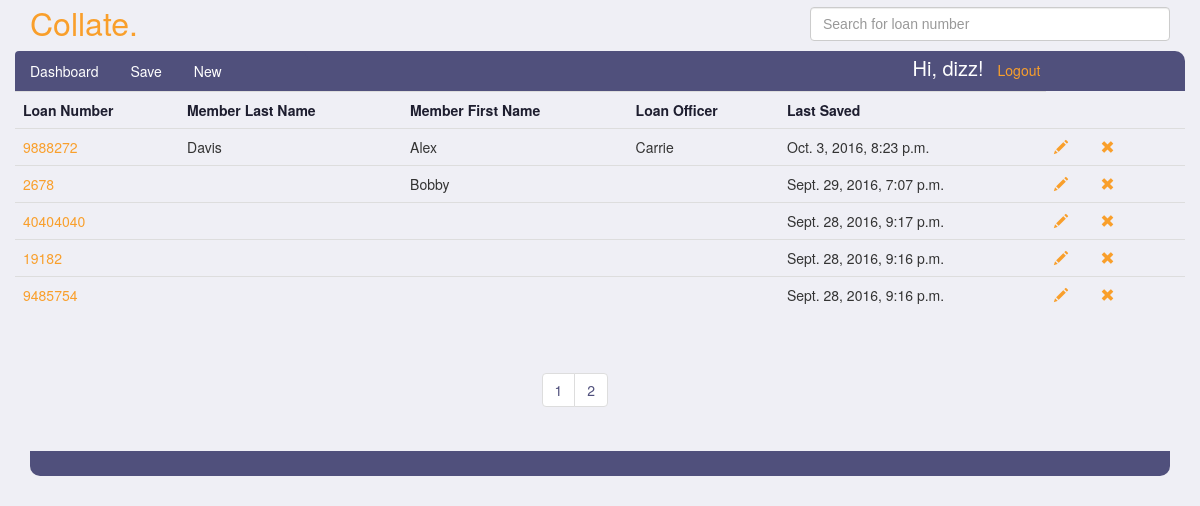
Before: /Andre/submittals/ (signed in) with the older database file.
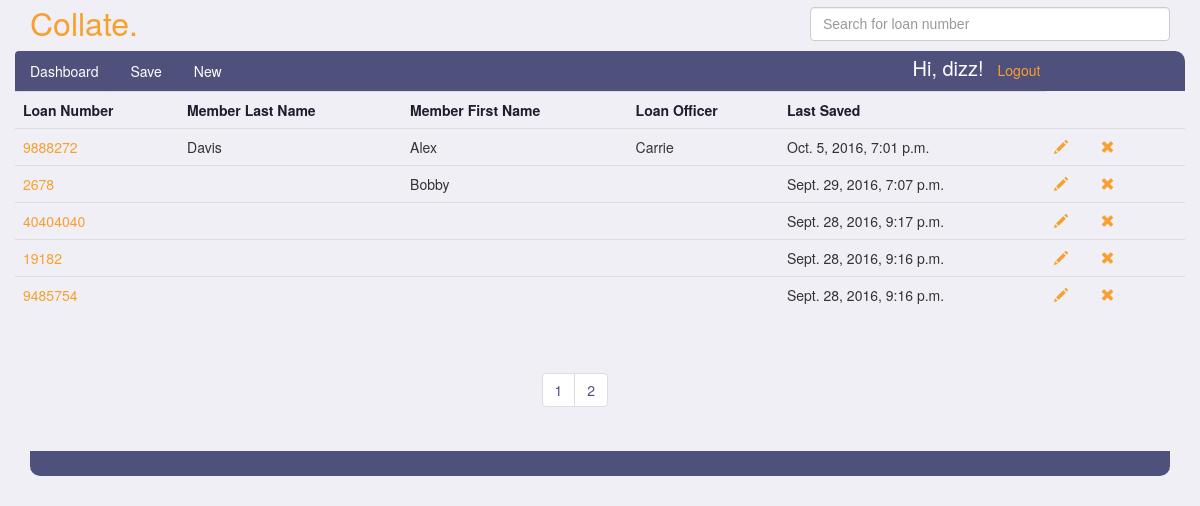
After: the same page with the newer database file.
### submittals/models.py (models this page shows, shortened)
class Submittal(models.Model):
    ACCOUNT_TYPES = (
        ('EQ', 'Equity Line of Credit'),
        ('EL', 'Equity Loan'),
    )
    PAY_TYPES = (
        ('BW', 'Bi-Weekly'),
        ('SM', 'Semi-Monthly'),
        ('MO', 'Monthly'),
        ('WK', 'Weekly'),
    )
    EMAIL_TEMPLATE_TYPES = (
        ('IN', 'Initial Contact - Email'),
        ('PR', 'Processor Submit - Email'),
        ('IA', 'Initial Approval - Email'),
        ('FN', 'Final Approval - Email'),
    )
    SMS_TEMPLATE_TYPES = (
        ('IN', 'Initial Contact - SMS'),
        ('PR', 'Processor Submit - SMS'),
        ('IA', 'Initial Approval - SMS'),
        ('FN', 'Final Approval - SMS'),
    )
    loan_number = models.PositiveIntegerField(unique=True)
    account_type = models.CharField(max_length=256, blank=True, choices=ACCOUNT_TYPES)
    loan_officer = models.CharField(max_length=256, blank=True)
    loan_processor = models.ForeignKey(Person, related_name="submittals", null=True, blank=True)
    loan_story = models.CharField(max_length=2560, blank=True)
    b1_first_name = models.CharField(max_length=256, blank=True)
    b1_last_name = models.CharField(max_length=256, blank=True)
    b2_first_name = models.CharField(max_length=256, blank=True)
    b2_last_name = models.CharField(max_length=256, blank=True)
    b1_employer_name = models.CharField(max_length=256, blank=True)
    b2_employer_name = models.CharField(max_length=256, blank=True)
    b1_phone_number = models.CharField(max_length=256, blank=True)
    b2_phone_number = models.CharField(max_length=256, blank=True)
    sms_template_select = models.CharField(max_length=256, blank=True, choices=SMS_TEMPLATE_TYPES)
    sms_message = models.CharField(max_length=512, blank=True)
    b1_email_address = models.EmailField(max_length=256, blank=True)
    b2_email_address = models.EmailField(max_length=256, blank=True)
    email_template_select = models.CharField(max_length=256, blank=True, choices=EMAIL_TEMPLATE_TYPES)
    email_message = models.CharField(max_length=2048, blank=True)
    b1_hire_date = models.CharField(max_length=256, blank=True)
    b2_hire_date = models.CharField(max_length=256, blank=True)
    b1_income_amount = models.FloatField(null=True, blank=True)
    b2_income_amount = models.FloatField(null=True, blank=True)
    b1_pay_frequency = models.CharField(max_length=256, blank=True, choices=PAY_TYPES)
    b2_pay_frequency = models.CharField(max_length=256, blank=True, choices=PAY_TYPES)
    b1_period_end_date = models.CharField(max_length=256, blank=True)
    b2_period_end_date = models.CharField(max_length=256, blank=True)
    b1_income_output = models.CharField(max_length=256, blank=True)
    b2_income_output = models.CharField(max_length=256, blank=True)
    created_at = models.DateTimeField(auto_now=True)

### submittals/views.py (the view)
# urls.py: url(r'^(?P<username>\w+)/submittals/$', views.dashboard, name='dashboard'),
@login_required
def dashboard(request, username):
    if request.method == 'GET':
        person = Person.objects.get(user=request.user)
        submittals = person.submittals.all().order_by('-created_at')
        paginator = Paginator(submittals, 5)
        page = request.GET.get('page')
        try:
            submits = paginator.page(page)
        except PageNotAnInteger:
            submits = paginator.page(1)
        except EmptyPage:
            submits = paginator.page(paginator.num_pages)
        loan_list = list(submittals.values_list('loan_number', flat=True))
        loan_strings = list(map(str, loan_list))
        loan_numbers = json.dumps(loan_strings)
    return render(request, 'dashboard.html', {'submittals': submits, 'autolist': loan_numbers })

### templates/dashboard.html (shortened to what this page needs)
{% extends 'submittal-layout.html' %}
{% block body %}
<div class="container">
<main class="drop-down">
    <section class="row dashboard-first-row">
        <table class="table table-hover submittal-list">
        <tr>
            <th>Loan Number</th>
            <th>Member Last Name</th>
            <th>Member First Name</th>
            <th>Loan Officer</th>
            <th>Last Saved</th>
        </tr>
        {% for s in submittals %}
            <tr class="data-row" id="item-{{ s.id }}">
                <td class="loan-numbers"><a href="/{{ request.user.username }}/submittals/{{ s.id }}">{{ s.loan_number }}</a></td>
                <td>{{ s.b1_last_name }}</td>
                <td>{{ s.b1_first_name }}</td>
                <td>{{ s.loan_officer }}</td>
                <td>{{ s.created_at }}</td>
                <td><a href="/{{ request.user.username }}/submittals/{{ s.id }}"><span title="Edit" id="{{ s.id }}"
                          class="glyphicon glyphicon-pencil edit-glyphicon"></span></a></td>
                <td><span title="Delete" id="{{ s.id }}"
                          class="glyphicon glyphicon-remove delete-glyphicon delete-submit"></span></td>
            </tr>
        {% endfor %}
            </table>
                    <div class="pagination dashboard-pagination">
                    <ul class="pagination">
                       {%  for page in submittals.paginator.page_range %}
                           <li>
                            <a href="?page={{ page }}">{{ page }}</a>
                           </li>
                        {% endfor %}
                    </ul>
                        </div>
        </section>
    <div class="nav-bottom"></div>
            </div>
      <div class="col-md-4"></div>
      <div class="col-md-4"></div>
    <div class="row">
      <div class="col-md-6"></div>
      <div class="col-md-6"></div>
    </div>
{% endblock %}

Changed rows visible on the page:
changed Submittal "Davis": created_at "Oct. 3, 2016, 8:23 p.m." → "Oct. 5, 2016, 7:01 p.m."
